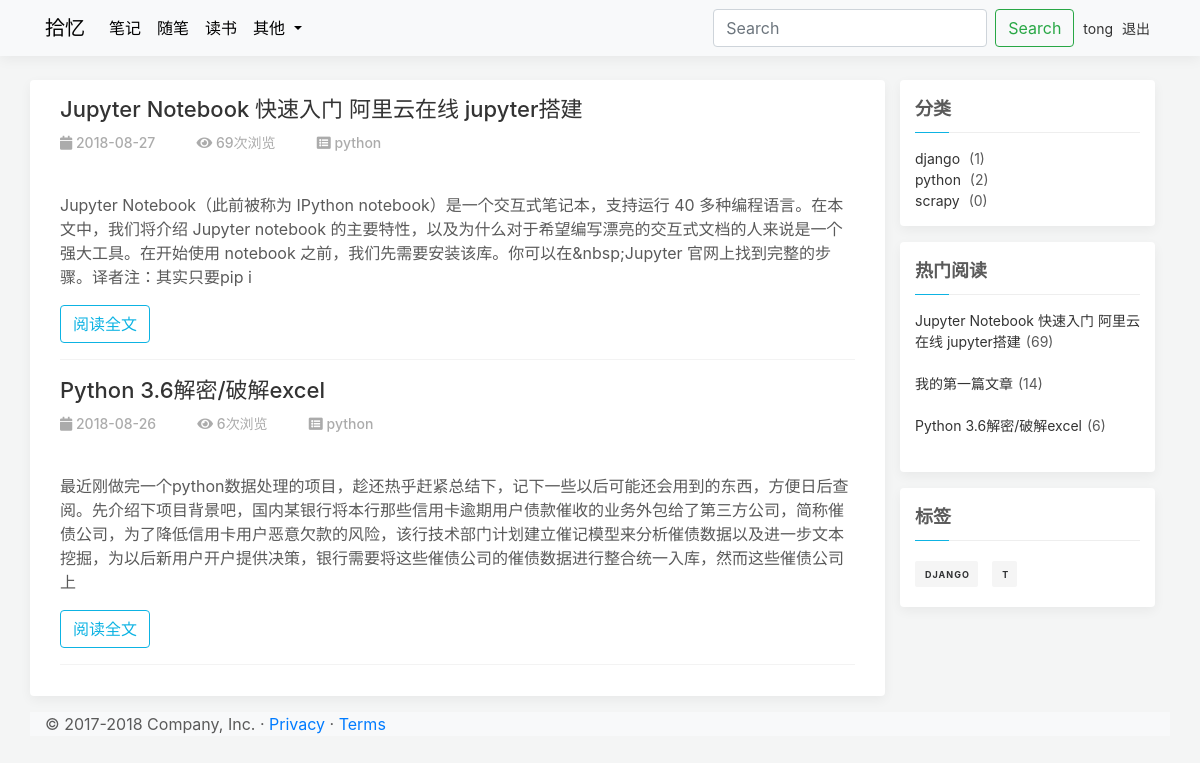
Screenshot of /category/2/ (signed in) with the database file from the repository.
### apps/blog/models.py (models this page shows, shortened)
class Article(models.Model):
    STATUS_CHOICES = (
        ('d', '草稿'),
        ('p', '发表'),
    )
    title = models.CharField(verbose_name='标题', max_length=100)
    content = models.TextField(verbose_name='正文', blank=True, null=True)
    status = models.CharField(verbose_name='状态', max_length=1, choices=STATUS_CHOICES, default='p')
    views = models.PositiveIntegerField(verbose_name='浏览量', default=0)
    created_time = models.DateTimeField(verbose_name='创建时间', default=now)
    pub_time = models.DateTimeField(verbose_name='发布时间', blank=True, null=True)
    last_mod_time = models.DateTimeField(verbose_name='修改时间', default=now)
    category = models.ForeignKey(Category, verbose_name='分类', on_delete=models.CASCADE, blank=False, null=False)
    tags = models.ManyToManyField(Tag, verbose_name='标签集合', blank=True)
    class Meta:
        ordering = ['-pub_time']  # 按文章创建日期降序
        verbose_name = '文章'  # 指定后台显示模型名称
        verbose_name_plural = '文章列表'  # 指定后台显示模型复数名称
        db_table = 'article'  # 数据库表名
        get_latest_by = 'created_time'

class Category(models.Model):
    name = models.CharField(verbose_name='类别名称', max_length=64)
    created_time = models.DateTimeField(verbose_name='创建时间', default=now)
    last_mod_time = models.DateTimeField(verbose_name='修改时间', default=now)
    class Meta:
        ordering = ['name']
        verbose_name = "类别名称"
        verbose_name_plural = '分类列表'
        db_table = "category"  # 数据库表名
    def __str__(self):
        return self.name

class Tag(models.Model):
    name = models.CharField(verbose_name='标签名', max_length=64)
    created_time = models.DateTimeField(verbose_name='创建时间', default=now)
    last_mod_time = models.DateTimeField(verbose_name='修改时间', default=now)
    def __str__(self):
        return self.name
    class Meta:
        ordering = ['name']
        verbose_name = '标签名称'  # 指定后台显示模型名称
        verbose_name_plural = '标签列表'  # 指定后台显示模型复数名称
        db_table = "tag"  # 数据库表名

### apps/blog/views.py (the view)
# urls.py: path('category/<int:id>/', views.search_category, name='category_menu'),  # 分类搜索
def search_category(request, id):  # 分类搜索
    posts = Article.objects.filter(category_id=str(id))
    category = categories.get(id=str(id))
    paginator = Paginator(posts, settings.PAGE_NUM)  # 每页显示数量
    try:
        page = request.GET.get('page')  # 获取URL中page参数的值
        post_list = paginator.page(page)
    except PageNotAnInteger:
        post_list = paginator.page(1)
    except EmptyPage:
        post_list = paginator.page(paginator.num_pages)
    return render(request, 'category.html',
                  {'post_list': post_list, 'category_list': categories, 'hot_articles': hot_articles, 'tag_list': tags,
                   'category': category})

### templates/category.html (shortened to what this page needs)
{% extends '_base.html' %}
{% load static %}
{% block head %}
    <link rel="stylesheet" type="text/css" href="{% static 'css/home.css' %}"/>
{% endblock %}
{% block content %}
    <div class="container">
        <div class="row">
            <div class="col-md-9 tyq-box">
                <div class="container">
                    {% for post in post_list %}
                        <article class="tyq-post">
                            <div class="post-header">
                                <h4 class="post-title"><a href="{% url 'detail' id=post.id %}"
                                                          style="text-decoration: none">{{ post.title }}</a></h4>
                                <ul class="tyq-ul post-meta">
                                    <li><i class="fa fa-calendar"
                                           aria-hidden="true"></i>&nbsp;{{ post.pub_time |date:'Y-m-d' }}&nbsp;&nbsp;
                                    </li>
                                    <li><i class="fa fa-eye" aria-hidden="true"></i>&nbsp;{{ post.views }}次浏览&nbsp;&nbsp;
                                    </li>
                                    <li><i class="fa fa-list-alt"></i>&nbsp;{{ post.category }}&nbsp;&nbsp;
                                    </li>
                                </ul>
                            </div>
                            <div class="post-preview">
                            </div>
                            <div class="post-content">
                                <p>
                                    {{ post.content|striptags|truncatechars:200 }}
                                </p>
                            </div>
                            <div><a href="{% url 'detail' id=post.id %}" class="btn btn-outline-custom ">阅读全文 </a>
                            </div>
                        </article>
                    {% endfor %}
                </div>
            </div>
            <div class="col-md-3">
                <div class="tyq-box">
                    <div class="tyq-title ">分类</div>
                    <ul class="tyq-ul">
                        {% for category in category_list %}
                            <li><a href="{% url 'category_menu' category.id %}">{{ category }}</a>
                                ({{ category.article_set.all.count }})
                            </li>
                        {% endfor %}
                    </ul>
                </div>
              <div class="tyq-box mt-3">
                    <div class="tyq-title">热门阅读</div>
                    <ul class="tyq-ul">
                               {% for article in hot_articles %}
                        <li>
                            <a href="{% url 'detail' id=article.id %}"
                               style="text-decoration: none">{{article.title }}</a>({{ article.views }})
                        </li>
                                   <br>
                    {% empty %}
                        暂无热门阅读！
                    {% endfor %}
                    </ul>
                </div>
                <div class="tyq-box  mt-3">
                    <div class="tyq-title">标签</div>
                    <div class="tyq-tag">
                        {% for  tag in tag_list  %}
                 <a href="{% url 'search_tag' tag %}">{{ tag }}</a>
                                {% endfor %}
                    </div>
                </div>
            </div>
        </div>
    </div>
{% endblock %}

### templates/_header.html (shortened to what this page needs)
<header>
    <nav class="navbar navbar-expand-md bg-light navbar-light fixed-top  tyq-nav">
        <div class="container">
            <a class="navbar-brand" href="/">
                拾忆</a>
            <div class="collapse navbar-collapse" id="navbarCollapse">
                <ul class="navbar-nav mr-auto">
                    <li class="nav-item active">
                        <a class="nav-link" href="/">笔记 <span class="sr-only">(current)</span></a>
                    </li>
                    <li class="nav-item">
                        <a class="nav-link" href="#">随笔</a>
                    </li>
                    <li class="nav-item">
                        <a class="nav-link disabled" href="#">读书</a>
                    </li>
                    <li class="nav-item dropdown">
                        <a class="nav-link dropdown-toggle" href="#" id="navbardrop" data-toggle="dropdown">
                            其他
                        </a>
                    </li>
                </ul>
                <form class="form-inline mt-2 mt-md-0">
                    <input class="form-control mr-sm-2" type="text" placeholder="Search" aria-label="Search">
                    <button class="btn btn-outline-success my-2 my-sm-0" type="submit">Search</button>
                </form>
                <ul class="tyq-ul">
                    <li>
                        {% if request.user.is_authenticated %}
                            <a href="#">{{ user.username }}</a>
                            <a href="{% url 'blog_logout' %}">退出</a>
                        {% else %}
                            <a href="{% url 'blog_login' %}">登录</a>
                            <a href="{% url 'blog_register' %}">注册</a>
                        {% endif %}
                    </li>
                </ul>
            </div>
        </div>
    </nav>
</header>

### static/css/base.css (style rules this page uses)
body { padding-top: 5rem; padding-bottom: 3rem; color: #5a5a5a; line-height: 1.5; background: #f4f5f5; }
.tyq-nav { box-shadow: 0 0.25rem 0.75rem rgba(0, 0, 0, .05); }
.navbar-brand,.nav-link { color: black !important; }
.tyq-ul { list-style: none !important; margin: 0; padding: 0; font-size: 14px; }
.tyq-ul a { color: #333333; margin-right: 5px; transition: all 0.5s; text-decoration: none !important; outline: none !important; }

### static/css/home.css (style rules this page uses)
.tyq-title { font-weight: 600; text-transform: uppercase; position: relative; font-size: 18px; }
.tyq-title::before { content: ""; display: block; position: absolute; bottom: 0; width: 100%; border-bottom: 1px solid #eee; }
.tyq-title::after { content: ""; display: block; position: relative; z-index: 1; bottom: 0; width: 15%; border-bottom: 1px solid #0db3e3; margin: 10px auto 15px 0px; }
.tyq-tag > a { background: #f5f5f5; border-radius: 2px; color: #303133; font-weight: 700; display: inline-block; font-size: 9px; letter-spacing: 1px; margin: 5px 10px 5px 0; padding: 7px 8px 5px 10px; text-transform: uppercase; transition: all 0.5s; }
.tyq-box { background: #ffffff; padding: 15px; box-shadow: 0 0.25rem 0.75rem rgba(0, 0, 0, .05) !important; border-radius: .25rem!important; margin-bottom: 1rem }
.tyq-post { border-bottom: 1px solid rgba(238, 238, 238, .7); padding-bottom: 1rem; margin-bottom: 1rem; }
.tyq-post a { transition: all .3s ease-out; text-decoration: none !important; outline: none !important; }
.post-title a { font-size: 22px; color: #333; }
.post-header { margin-bottom: .5rem; }
.post-meta { opacity: .5 !important; font-weight: 500; }
.post-meta > li { display: inline-block; margin-right: 30px; font-size: 14px; }
.btn-outline-custom.active,.btn-outline-custom:hover, .btn-outline-custom:active,.show>.btn-outline-custom.dropdown-toggle,.btn-outline-custom { border-color: #0db3e3; color: #0db3e3 ; }
.post-content { margin-top: .5rem; }

### rows the page displays
Article: title "Jupyter Notebook 快速入门 阿里云在线 jupyter搭建", pub_time "2018-08-27", views "69", category "python", content "Jupyter Notebook（此前被称为 IPython notebook）是一个交互式笔记本，支持运行 40 多种编程语言。在本文中，我们将介绍 Jupyter notebook 的主要特性，以及为什么对于希望编写漂亮的交互式文档的人来说是一个强大工具。在开始使用 notebook 之前，我们先需要安装该库。你可以在&nbsp;Jupyter 官网上找到完整的步骤。译者注：其实只要pip i"
Article: title "Python 3.6解密/破解excel", pub_time "2018-08-26", views "6", category "python", content "最近刚做完一个python数据处理的项目，趁还热乎赶紧总结下，记下一些以后可能还会用到的东西，方便日后查阅。先介绍下项目背景吧，国内某银行将本行那些信用卡逾期用户债款催收的业务外包给了第三方公司，简称催债公司，为了降低信用卡用户恶意欠款的风险，该行技术部门计划建立催记模型来分析催债数据以及进一步文本挖掘，为以后新用户开户提供决策，银行需要将这些催债公司的催债数据进行整合统一入库，然而这些催债公司上"
Category: name "django", article_set.all.count "1"
Category: name "python", article_set.all.count "2"
Category: name "scrapy", article_set.all.count "0"
Article: title "我的第一篇文章", views "14"
Tag: name "DJANGO"
Tag: name "T"

### other values shown
{{ user.username }} "tong"
